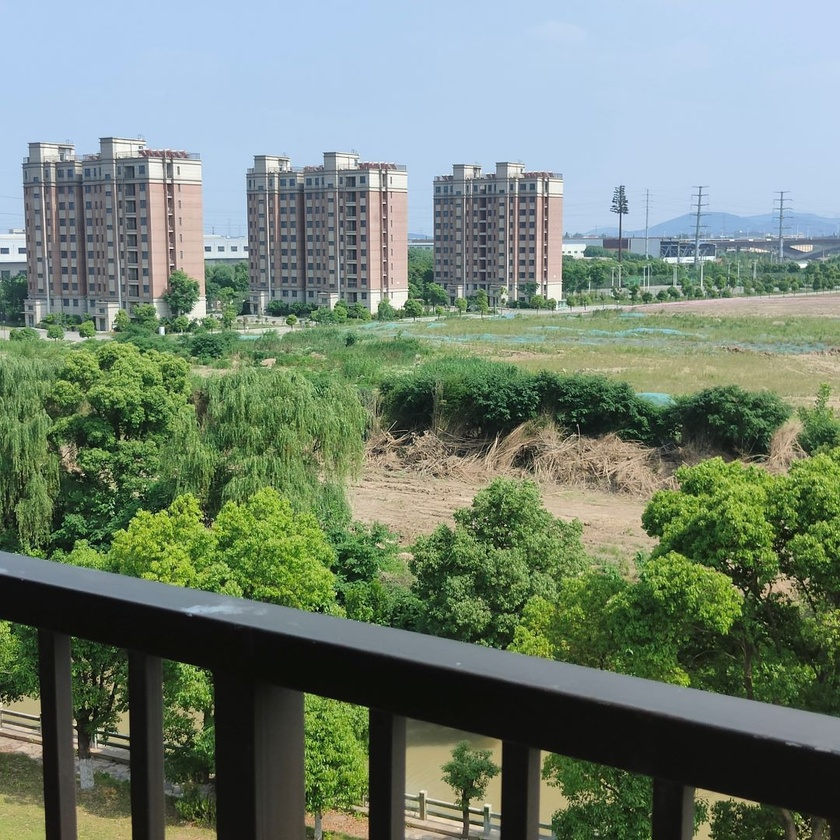
#> input picture project5/1.jpg, 840 x 840 px, shrunk from 1080 x 1080 before the run
$ python stereo.py
#> lines starting #> are read from the running program, lines starting #| are printed output that depends on the picture
import cv2
import numpy as np
import matplotlib.pyplot as plt

# 读取左右图像
img_left = cv2.imread('1.jpg', cv2.IMREAD_GRAYSCALE)
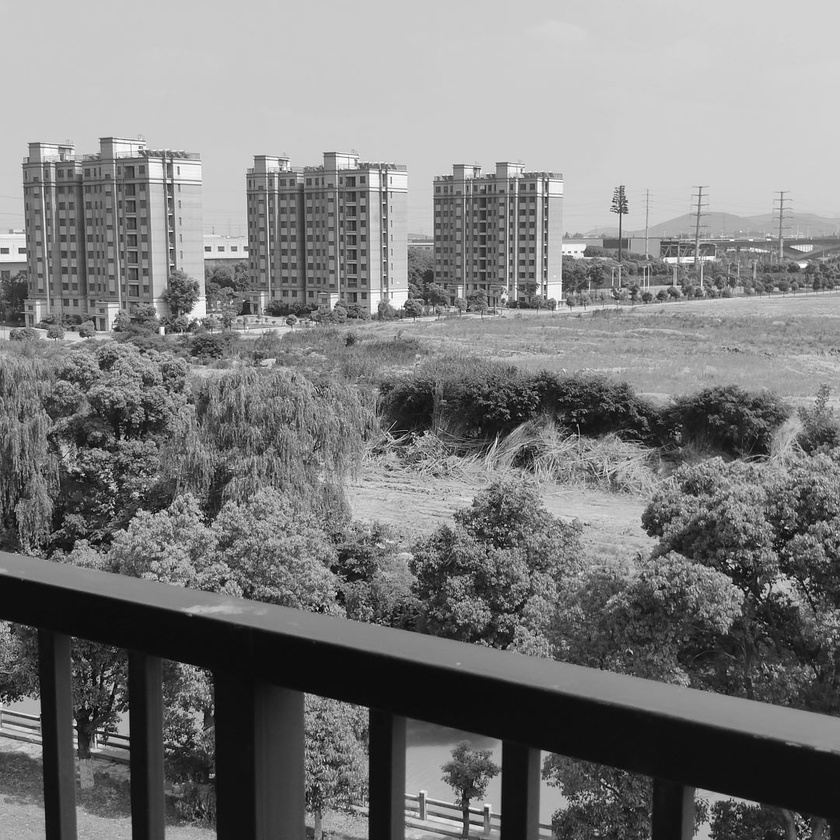
#> img_left: shape (840, 840); min 0, max 255, mean 124.5
img_right = cv2.imread('2.jpg', cv2.IMREAD_GRAYSCALE)
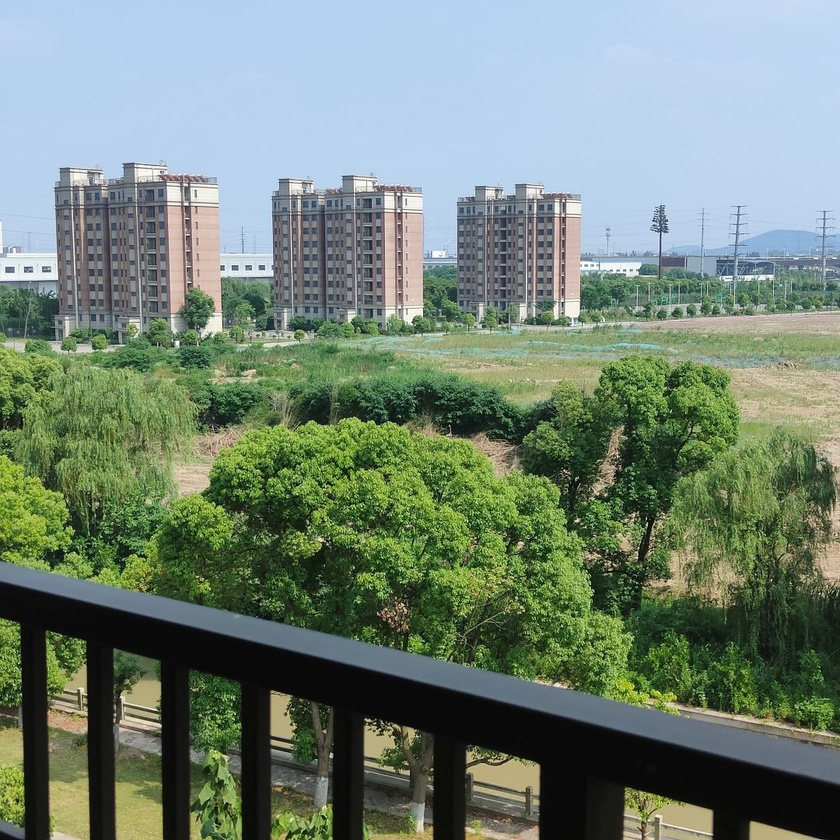
#> input picture project5/2.jpg, 840 x 840 px, shrunk from 1080 x 1080 before the run
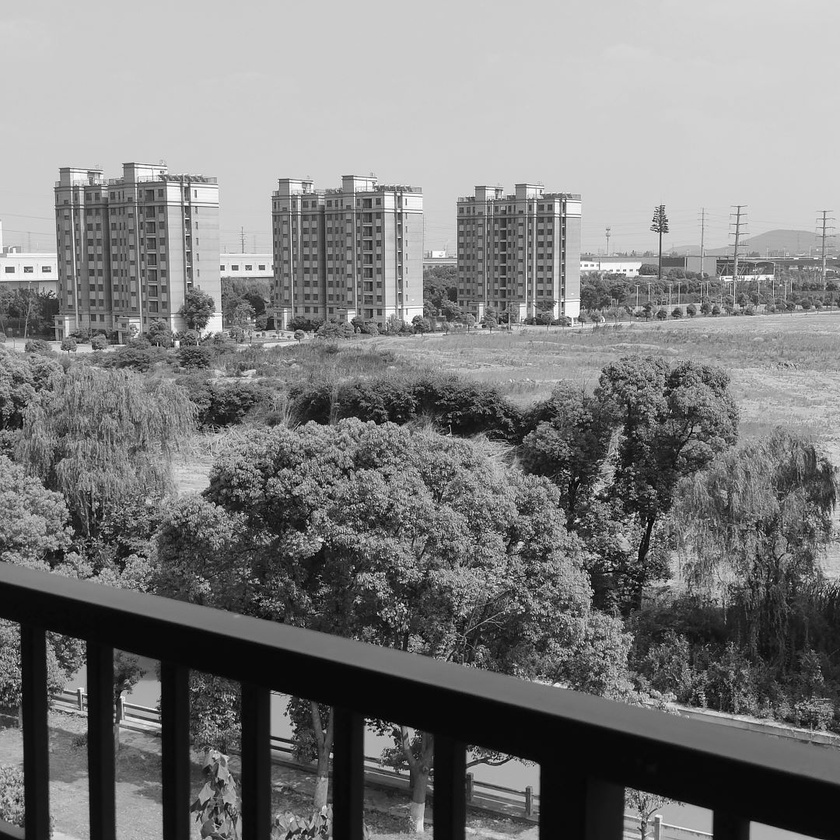
#> img_right: shape (840, 840); min 0, max 255, mean 125.2


# 创建StereoBM对象
stereo = cv2.StereoBM_create(numDisparities=16, blockSize=15)


 # 计算视差图
disparity = stereo.compute(img_left, img_right)
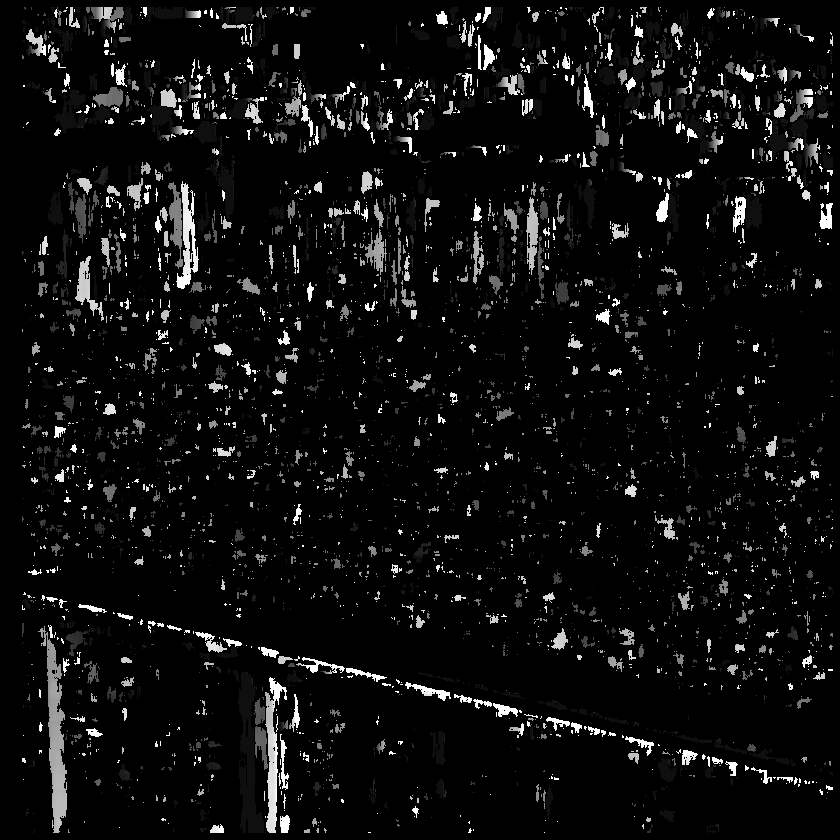
#> disparity: shape (840, 840) int16; min -16, max 240, mean -1.6; drawn with min black and max white

# 归一化视差图以便显示
disparity_normalized = cv2.normalize(disparity, None, alpha=0, beta=255, norm_type=cv2.NORM_MINMAX)
disparity_normalized = np.uint8(disparity_normalized)

# 使用matplotlib显示结果
plt.figure(figsize=(10, 5))
plt.subplot(1, 2, 1)
plt.title('left')
plt.imshow(img_left, cmap='gray')

plt.subplot(1, 2, 2)
plt.title('right')
plt.imshow(img_right, cmap='gray')

plt.figure(figsize=(10, 5))
plt.subplot(1, 1, 1)
plt.title('Disparity Map')
plt.imshow(disparity_normalized, cmap='jet')
plt.colorbar()
plt.show()
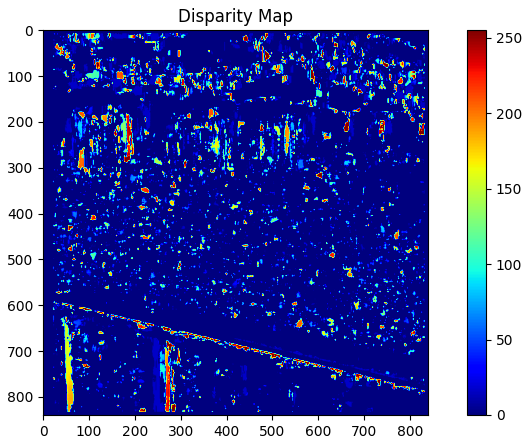
#> figure drawn by matplotlib, 2 panels
